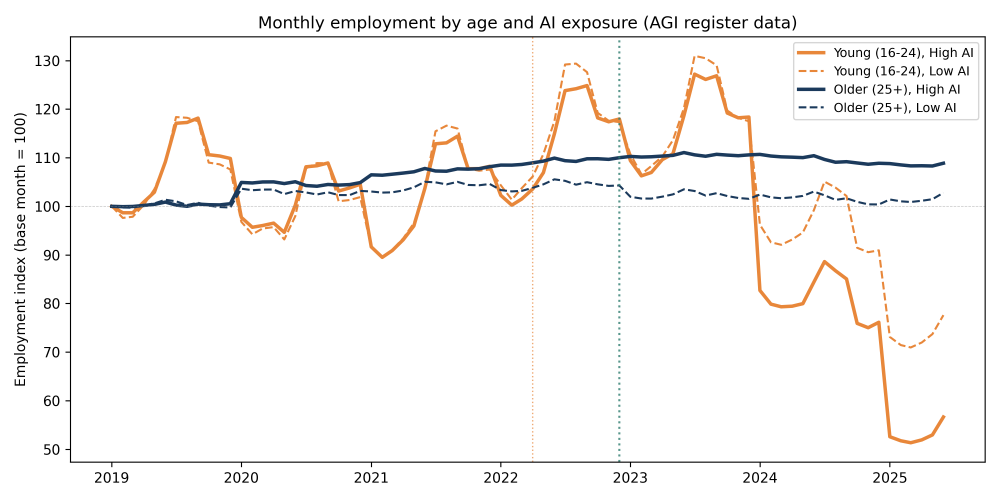
#> input picture figures/figA8c_mona_canaries_economy.png, 3000 x 1500 px (shown at 1/3 size)
$ python 12_annotated_canaries.py
#> lines starting #> are read from the running program, lines starting #| are printed output that depends on the picture
#!/usr/bin/env python3
"""
12_annotated_canaries.py — Overlay GenAI launch dates on employment canaries figure.

Takes the existing figA8c_mona_canaries_economy.png (produced in MONA by Lydia)
and adds vertical annotation lines for major GenAI capability milestones.
The result is a new appendix figure showing how employment trajectory breaks
align with successive waves of GenAI capability.

Calibration method:
  The original figure has two known vertical lines (Riksbank Apr 2022,
  ChatGPT Dec 2022). We use the x-axis year tick marks (2019-2025) to
  establish a pixel-to-date mapping, then draw new lines at the correct
  positions. This avoids needing the underlying MONA data.
"""

import matplotlib.pyplot as plt
import matplotlib.image as mpimg
import numpy as np
from pathlib import Path

# ── Paths ──────────────────────────────────────────────────────────────────
PROJECT = Path(__file__).resolve().parent.parent
FIG_DIR = PROJECT / "figures"
INPUT_FIG = FIG_DIR / "figA8c_mona_canaries_economy.png"
OUTPUT_FIG = FIG_DIR / "figA9_canaries_genai_timeline.png"

# ── Load original figure ──────────────────────────────────────────────────
img = mpimg.imread(str(INPUT_FIG))
#> img is the input picture: shape (1500, 3000, 4) float32; mean R, G, B, A 0.974, 0.968, 0.965, 1
h, w = img.shape[:2]
#> h = 1500; w = 3000
print(f"Image dimensions: {w} × {h} pixels")
#| Image dimensions: 3000 × 1500 pixels

# ── Calibration: map year ticks to pixel positions ────────────────────────
# The original figure was created with matplotlib, figsize=(10, 5), dpi=300,
# tight_layout. The x-axis has year ticks at 2019, 2020, ..., 2025.
#
# We need to find where the plot area sits within the image.
# Strategy: scan for the tick mark positions along the bottom of the plot area.
# Typical matplotlib tight_layout positions for this figure:
#   - Plot area left edge:   ~8.5% of width
#   - Plot area right edge:  ~97.5% of width
#   - Plot area bottom edge: ~15% of height (from bottom)
#   - Plot area top edge:    ~92% of height (from bottom)
#
# The x-axis range in the original code uses pd.Timestamp dates.
# matplotlib's auto-ranging for monthly data from Jan 2019 to ~Aug 2025
# places year ticks at Jan 1 of each year.

# Fractional positions of the plot area within the image
# (these are approximate for tight_layout; we'll verify against existing lines)
PLOT_LEFT_FRAC = 0.097    # where the y-axis meets the plot area
PLOT_RIGHT_FRAC = 0.985   # right edge of the plot area
PLOT_BOTTOM_FRAC = 0.145  # bottom of plot area (from top, since imshow is top-down)
PLOT_TOP_FRAC = 0.065     # top of plot area (from top)

# Convert to pixel coordinates (origin at top-left for imshow)
plot_left_px = PLOT_LEFT_FRAC * w
#> plot_left_px = 291
plot_right_px = PLOT_RIGHT_FRAC * w
#> plot_right_px = 2955
plot_top_px = PLOT_TOP_FRAC * h      # top of plot area (near top of image)
#> plot_top_px = 97.5
plot_bottom_px = (1 - PLOT_BOTTOM_FRAC) * h  # bottom of plot area
#> plot_bottom_px = 1282.5

# The x-axis year ticks: 2019.0, 2020.0, ..., 2025.0
# These are evenly spaced within the auto-ranged x limits.
# matplotlib typically adds ~2-3% padding beyond the data range.
# The data starts at ~2019.0 and ends at ~2025.5.
# Auto x-limits would be approximately 2018.8 to 2025.7 (roughly).
# Year ticks fall within the plot area at proportional positions.

# X-axis data limits (estimated from the figure's visible range)
X_DATA_MIN = 2018.85  # left edge of x-axis in year units
X_DATA_MAX = 2025.65  # right edge of x-axis in year units


def year_frac(year, month, day=15):
    """Convert a date to fractional year (e.g., 2023.5 = July 2023)."""
    return year + (month - 1) / 12.0 + (day - 1) / 365.25


def date_to_pixel_x(year, month, day=15):
    """Convert a date to pixel x-coordinate in the image."""
    frac = year_frac(year, month, day)
    # Linear interpolation within the plot area
    t = (frac - X_DATA_MIN) / (X_DATA_MAX - X_DATA_MIN)
    return plot_left_px + t * (plot_right_px - plot_left_px)


# ── Verify calibration against known lines ────────────────────────────────
# The original figure has vertical lines at:
#   - Riksbank hike: April 2022 → year_frac ≈ 2022.25
#   - ChatGPT launch: December 2022 → year_frac ≈ 2022.917
riksbank_px = date_to_pixel_x(2022, 4)
#> riksbank_px = 1638
chatgpt_px = date_to_pixel_x(2022, 12)
#> chatgpt_px = 1899.2
print(f"Calibration check:")
print(f"  Riksbank (Apr 2022): pixel x = {riksbank_px:.0f}")
#|   Riksbank (Apr 2022): pixel x = 1638
print(f"  ChatGPT (Dec 2022):  pixel x = {chatgpt_px:.0f}")
#|   ChatGPT (Dec 2022):  pixel x = 1899
print(f"  (Verify these align with the existing dotted lines in the figure)")

# ── GenAI milestones to annotate ──────────────────────────────────────────
# Selected for workplace impact, not just release date.
# Each tuple: (year, month, label, short_description)
MILESTONES = [
    (2023, 3, "GPT-4", "First highly capable LLM"),
    (2023, 11, "Enterprise\ntools", "M365 Copilot GA, ChatGPT Enterprise"),
    (2024, 5, "GPT-4o", "Multimodal, free tier"),
    (2024, 9, "o1", "Reasoning models"),
    (2025, 1, "DeepSeek R1", "Open-source reasoning"),
]

# ── Create annotated figure ───────────────────────────────────────────────
# Match original figure dimensions exactly
fig_w_in = w / 300  # assuming 300 dpi original
#> fig_w_in = 10
fig_h_in = h / 300
#> fig_h_in = 5
output_dpi = 300

fig, ax = plt.subplots(figsize=(fig_w_in, fig_h_in))
fig.subplots_adjust(left=0, right=1, top=1, bottom=0)

# Display original image (full frame, no axes)
ax.imshow(img, aspect='auto')
ax.set_xlim(0, w)
ax.set_ylim(h, 0)  # y-axis inverted: (0,0) at top-left
ax.axis('off')

# Draw GenAI milestone lines
LINE_COLOR = "#7B2D8E"  # purple, distinct from existing orange/teal lines
LINE_ALPHA = 0.6
LABEL_FONTSIZE = 6.0

for year, month, label, _ in MILESTONES:
    x_px = date_to_pixel_x(year, month)

    # Vertical line spanning the plot area
    ax.plot(
        [x_px, x_px],
        [plot_top_px, plot_bottom_px],
        color=LINE_COLOR,
        linewidth=0.9,
        linestyle="--",
        alpha=LINE_ALPHA,
        zorder=2,
    )

    # Label at bottom of plot area, rotated for readability
    # Use single-line labels (remove newlines) for compact display
    clean_label = label.replace("\n", " ")
    label_y = plot_bottom_px - 15  # just above bottom axis
    ax.text(
        x_px + 8, label_y,
        clean_label,
        ha="left", va="bottom",
        fontsize=LABEL_FONTSIZE,
        color=LINE_COLOR,
        fontweight="bold",
        alpha=0.9,
        rotation=90,
        zorder=3,
    )

# Save
fig.savefig(str(OUTPUT_FIG), dpi=output_dpi, bbox_inches='tight', pad_inches=0.02)
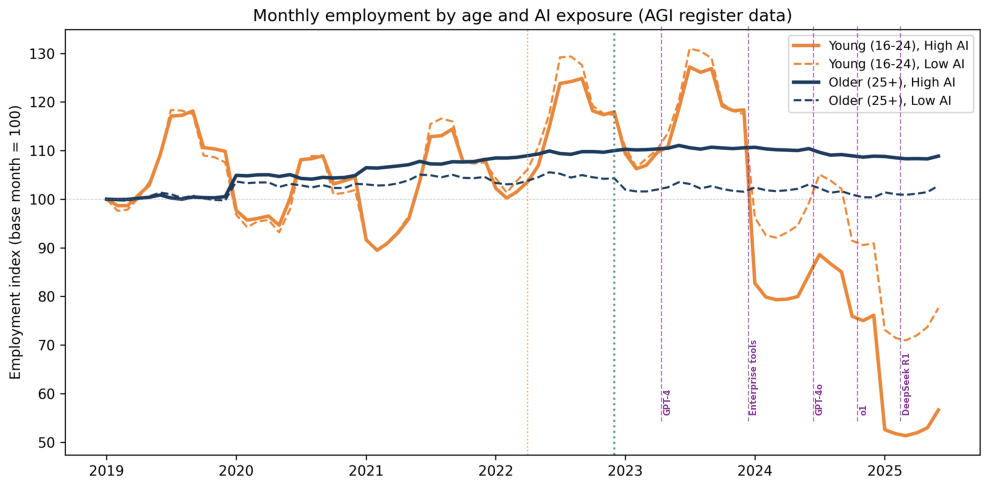
#> figure drawn by matplotlib, 1 panel
plt.close(fig)
print(f"\nSaved annotated figure → {OUTPUT_FIG}")
print("Check alignment of purple dashed lines against existing dotted lines.")

$ run again, with figures/corrected_es_22-25.png copied over figures/figA8c_mona_canaries_economy.png
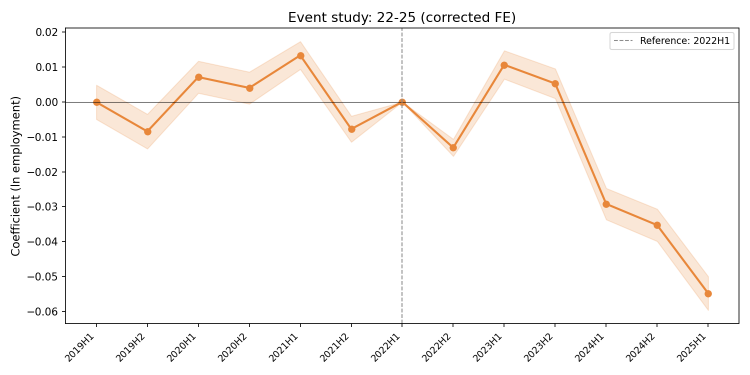
#> input picture figures/corrected_es_22-25.png, 1500 x 750 px (shown at 1/2 size)
#> img is the input picture: shape (750, 1500, 4) float32; mean R, G, B, A 0.981, 0.974, 0.968, 1
#| Image dimensions: 1500 × 750 pixels
#|   Riksbank (Apr 2022): pixel x = 819
#|   ChatGPT (Dec 2022):  pixel x = 950
#> `fig.savefig(str(OUTPUT_FIG), dpi=output_dpi, bbox_inches='tight', pad_..`:
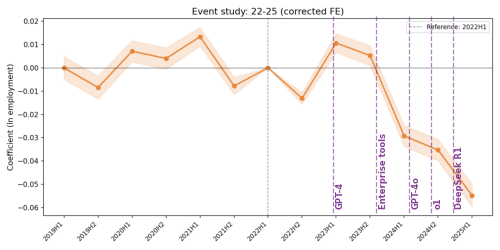
#> figure drawn by matplotlib, 1 panel

$ run again, with figures/corrected_es_26-30.png copied over figures/figA8c_mona_canaries_economy.png
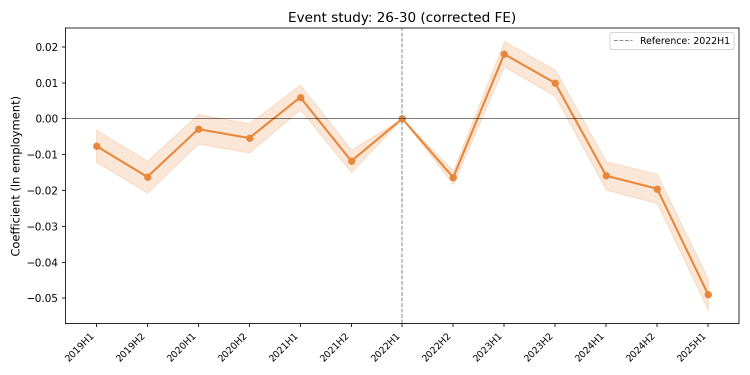
#> input picture figures/corrected_es_26-30.png, 1500 x 750 px (shown at 1/2 size)
#> img is the input picture: shape (750, 1500, 4) float32; mean R, G, B, A 0.981, 0.974, 0.969, 1
#| Image dimensions: 1500 × 750 pixels
#|   Riksbank (Apr 2022): pixel x = 819
#|   ChatGPT (Dec 2022):  pixel x = 950
#> `fig.savefig(str(OUTPUT_FIG), dpi=output_dpi, bbox_inches='tight', pad_..`:
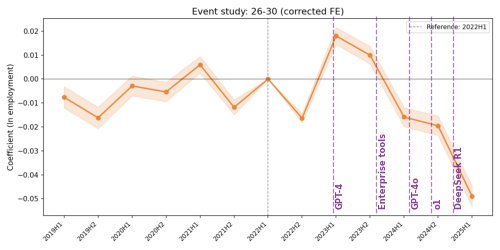
#> figure drawn by matplotlib, 1 panel

$ run again, with figures/corrected_es_31-34.png copied over figures/figA8c_mona_canaries_economy.png
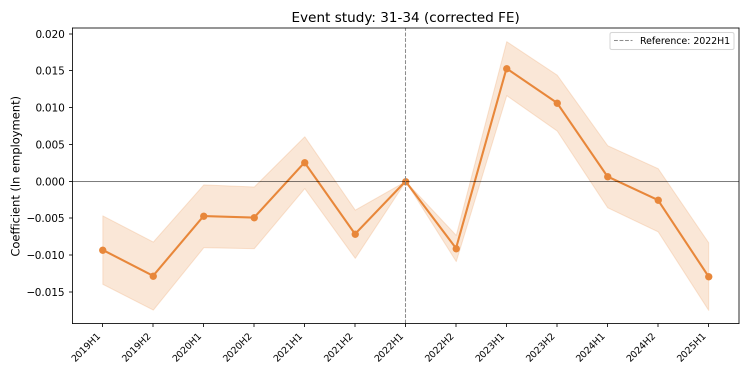
#> input picture figures/corrected_es_31-34.png, 1500 x 750 px (shown at 1/2 size)
#> img is the input picture: shape (750, 1500, 4) float32; mean R, G, B, A 0.981, 0.966, 0.957, 1
#| Image dimensions: 1500 × 750 pixels
#|   Riksbank (Apr 2022): pixel x = 819
#|   ChatGPT (Dec 2022):  pixel x = 950
#> `fig.savefig(str(OUTPUT_FIG), dpi=output_dpi, bbox_inches='tight', pad_..`:
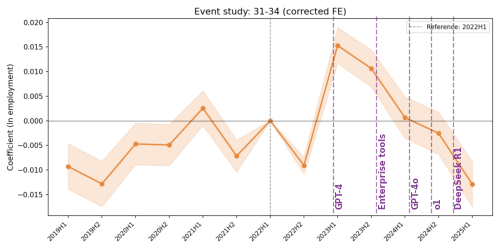
#> figure drawn by matplotlib, 1 panel
